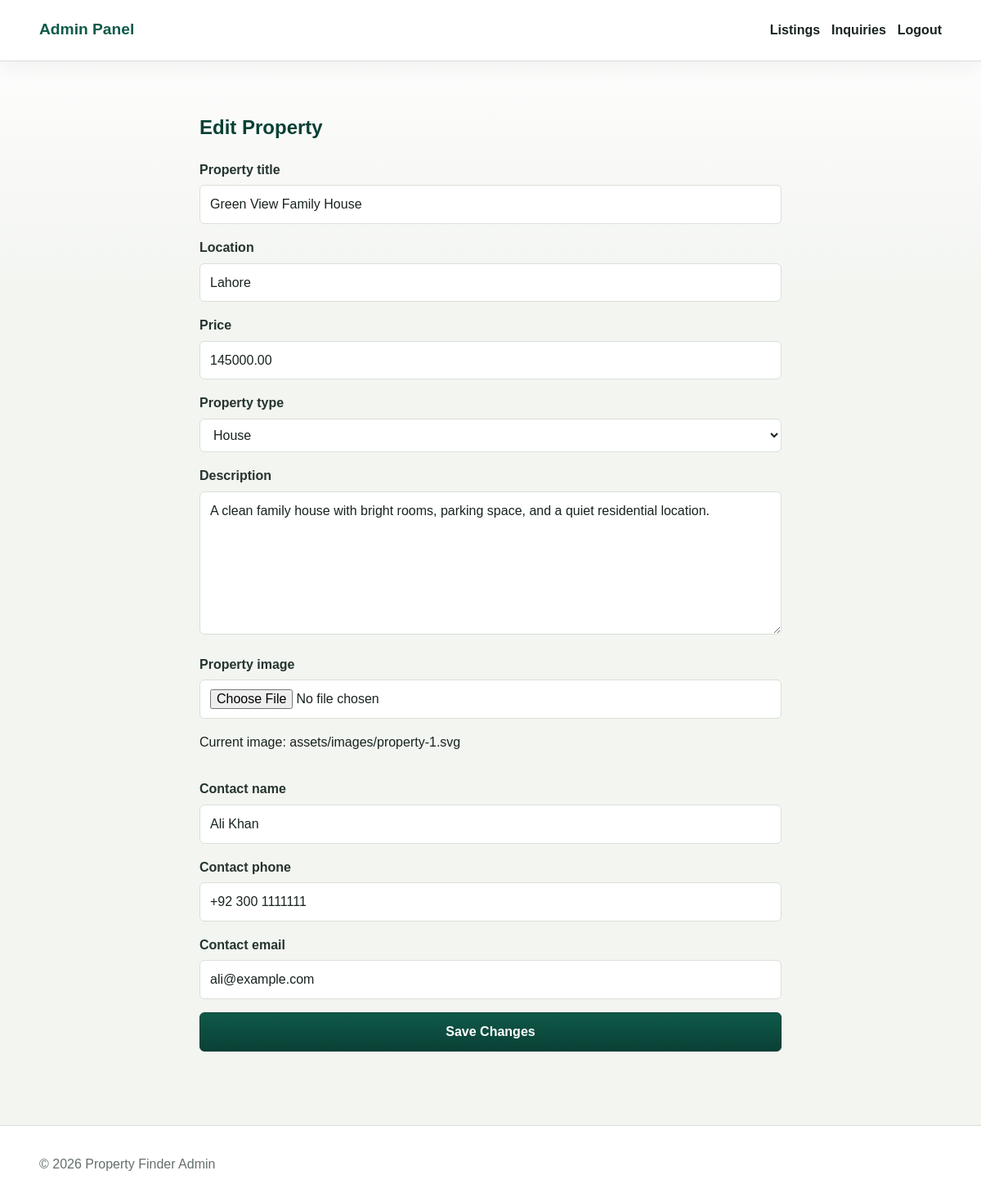
Screenshot of /admin/edit-property.php?id=1 (signed in) with the database file from the repository.
### tables this page shows
CREATE TABLE properties (
    id INT UNSIGNED AUTO_INCREMENT PRIMARY KEY,
    title VARCHAR(150) NOT NULL,
    location VARCHAR(150) NOT NULL,
    price DECIMAL(12, 2) NOT NULL,
    property_type ENUM('House', 'Apartment', 'Villa', 'Commercial') NOT NULL,
    description TEXT NOT NULL,
    image VARCHAR(255) NOT NULL,
    contact_name VARCHAR(150) NOT NULL,
    contact_phone VARCHAR(50) NOT NULL,
    contact_email VARCHAR(150) NOT NULL,
    created_at TIMESTAMP DEFAULT CURRENT_TIMESTAMP
);

### config/database.php (called while the page is built, shortened)
<?php
function e(?string $value): string
{
    return htmlspecialchars((string) $value, ENT_QUOTES, 'UTF-8');
}

### admin/property-form-fields.php (the view)
<div>
    <label for="title">Property title</label>
    <input type="text" id="title" name="title" value="<?= e($property['title'] ?? $_POST['title'] ?? '') ?>" required>
</div>
<div>
    <label for="location">Location</label>
    <input type="text" id="location" name="location" value="<?= e($property['location'] ?? $_POST['location'] ?? '') ?>" required>
</div>
<div>
    <label for="price">Price</label>
    <input type="number" id="price" name="price" min="0" step="1000" value="<?= e($property['price'] ?? $_POST['price'] ?? '') ?>" required>
</div>
<div>
    <label for="property_type">Property type</label>
    <select id="property_type" name="property_type" required>
        <?php $selectedType = $property['property_type'] ?? $_POST['property_type'] ?? ''; ?>
        <?php foreach (['House', 'Apartment', 'Villa', 'Commercial'] as $type): ?>
            <option value="<?= e($type) ?>" <?= $selectedType === $type ? 'selected' : '' ?>><?= e($type) ?></option>
        <?php endforeach; ?>
    </select>
</div>
<div>
    <label for="description">Description</label>
    <textarea id="description" name="description" rows="6" required><?= e($property['description'] ?? $_POST['description'] ?? '') ?></textarea>
</div>
<div>
    <label for="image">Property image</label>
    <input type="file" id="image" name="image" accept="image/jpeg,image/png,image/webp" <?= isset($property) ? '' : 'required' ?>>
    <?php if (!empty($property['image'])): ?>
        <p>Current image: <?= e($property['image']) ?></p>
    <?php endif; ?>
</div>
<div>
    <label for="contact_name">Contact name</label>
    <input type="text" id="contact_name" name="contact_name" value="<?= e($property['contact_name'] ?? $_POST['contact_name'] ?? '') ?>" required>
</div>
<div>
    <label for="contact_phone">Contact phone</label>
    <input type="tel" id="contact_phone" name="contact_phone" value="<?= e($property['contact_phone'] ?? $_POST['contact_phone'] ?? '') ?>" required>
</div>
<div>
    <label for="contact_email">Contact email</label>
    <input type="email" id="contact_email" name="contact_email" value="<?= e($property['contact_email'] ?? $_POST['contact_email'] ?? '') ?>" required>
</div>

### assets/css/style.css (style rules this page uses)
:root { --bg: #f3f5f1; --surface: #ffffff; --surface-soft: #fbf7ef; --text: #18231f; --muted: #64706a; --primary: #0f5a4a; --primary-dark: #0a4035; --accent: #c98f3d; --accent-dark: #9f6b25; --border: #d9dfd8; --danger: #b42318; --success: #137333; --shadow: 0 14px 34px rgba(24, 35, 31, 0.11); }
* { box-sizing: border-box; }
body { margin: 0; background: linear-gradient(180deg, #ffffff 0, var(--bg) 360px), var(--bg); color: var(--text); font-family: Arial, Helvetica, sans-serif; line-height: 1.6; }
label { display: block; color: #25342f; font-weight: 700; margin-bottom: 6px; }
input, select, textarea { border: 1px solid var(--border); border-radius: 6px; color: var(--text); font: inherit; background: #ffffff; padding: 10px 12px; width: 100%; }
textarea { resize: vertical; }

### rows the page displays
properties: title "Green View Family House", location "Lahore", price "145000.00", description "A clean family house with bright rooms, parking space, and a quiet residential location.", image "assets/images/property-1.svg", contact_name "Ali Khan", contact_phone "+92 300 1111111", contact_email "ali@example.com"

### other values shown
form field property_type "House"
